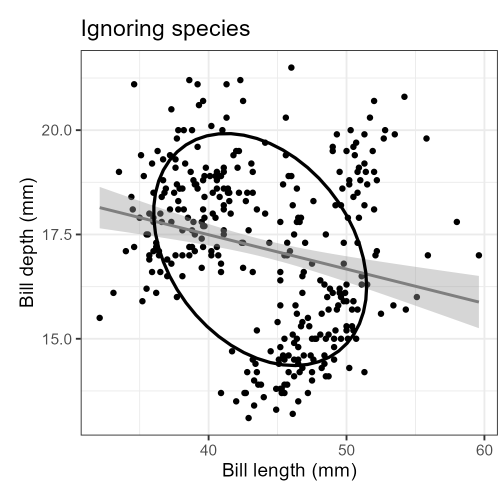
#> input picture talks/images/peng-simpsons-1-ignoring.png, 1000 x 1000 px, given in place of peng-simpsons.png, which was not available (shown at 1/2 size)
$ python peng-simpsons-split.py
#> lines starting #> are read from the running program, lines starting #| are printed output that depends on the picture; pictures that were not available may be replaced by others from this repository, and a replacement may not be noted
"""Split the three-panel Simpson's paradox figure (Fig 4.23) into one image per panel.

The panels of images/peng-simpsons.png (3000 x 1000 px, from R/penguin/penguins-simpsons.R)
each occupy an exact third of the width, so cropping at thirds gives three 1000 x 1000 images
that, placed side by side, reproduce the original. Used for a progressive reveal in the talk.

Run from the project root:  python talks/images/peng-simpsons-split.py
"""
from PIL import Image

src = Image.open("images/peng-simpsons.png")
#> src is the input picture: PIL image 1000x1000 RGB; min 0, max 255, mean 237.3
w, h = src.size
#> w = 1000; h = 1000
names = ["ignoring", "by", "within"]
for i, name in enumerate(names):
    panel = src.crop((i * w // 3, 0, (i + 1) * w // 3, h))
    out = f"talks/images/peng-simpsons-{i + 1}-{name}.png"
    panel.save(out, dpi=(200, 200))
    print(out, panel.size)
#> this loop made 3 passes
#> pass 1, `panel = src.crop((i * w // 3, 0, (i + 1) * w // 3, h))`:
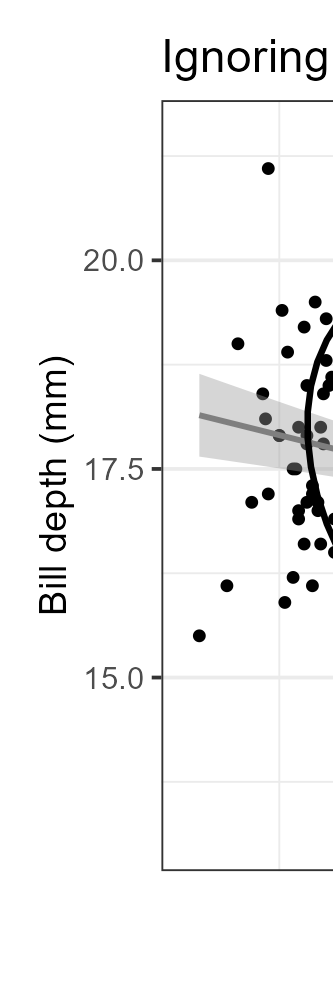
#> panel: PIL image 333x1000 RGB; min 0, max 255, mean 244.8
#> pass 2, `panel = src.crop((i * w // 3, 0, (i + 1) * w // 3, h))`:
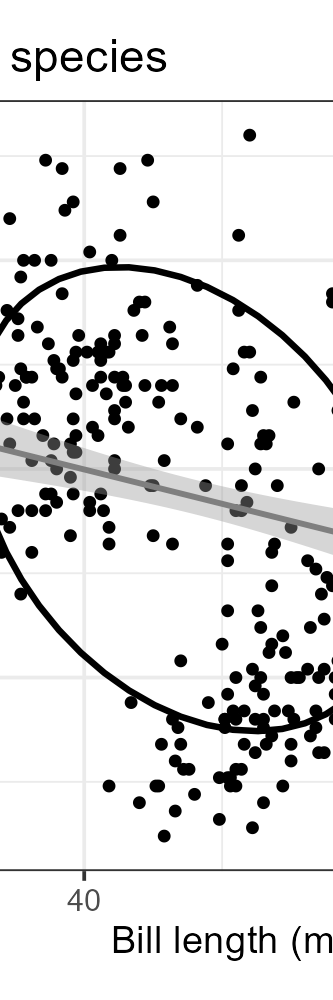
#> panel: PIL image 333x1000 RGB; min 0, max 255, mean 226.6
#> pass 3, `panel = src.crop((i * w // 3, 0, (i + 1) * w // 3, h))`:
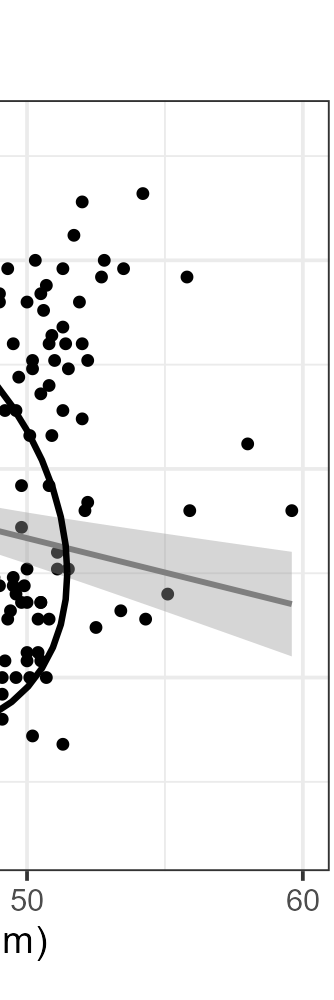
#> panel: PIL image 334x1000 RGB; min 0, max 255, mean 240.6

$ run again, on talks/images/NLSY-HE-overall.png
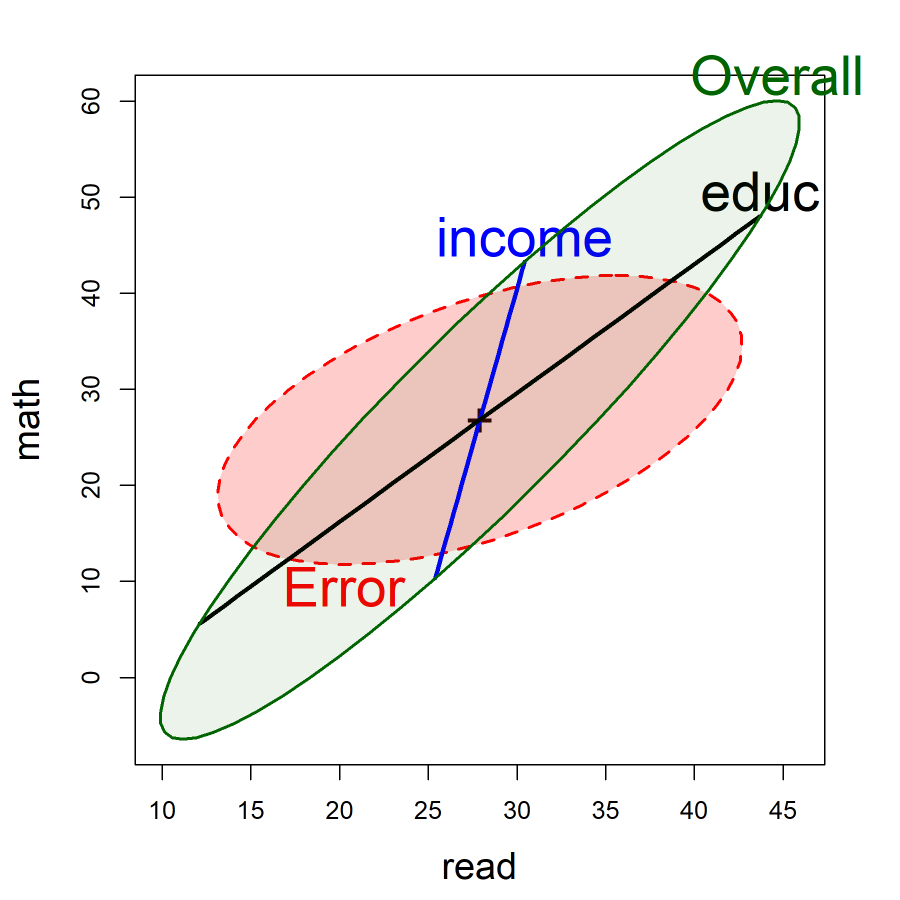
#> input picture talks/images/NLSY-HE-overall.png, 1800 x 1800 px, given in place of peng-simpsons.png, which was not available (shown at 1/2 size)
#> src is the input picture: PIL image 1800x1800 RGB; mean R, G, B 244.9, 240.2, 239.1
#> the loop `for i, name in enumerate(names):` made 3 passes
#> pass 1, `panel = src.crop((i * w // 3, 0, (i + 1) * w // 3, h))`:
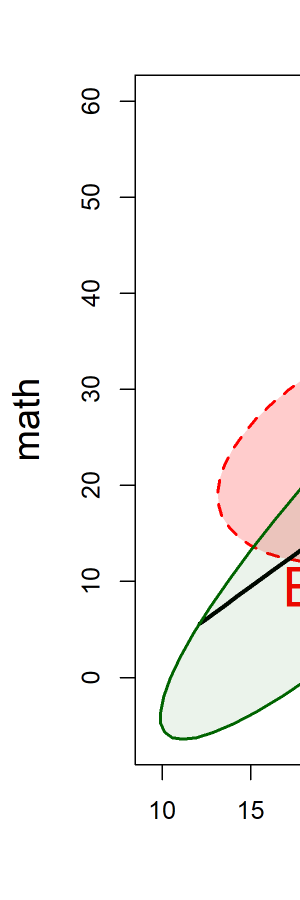
#> panel: PIL image 600x1800 RGB (shown at 1/2 size); mean R, G, B 248.4, 246.9, 245.9
#> pass 3, `panel = src.crop((i * w // 3, 0, (i + 1) * w // 3, h))`:
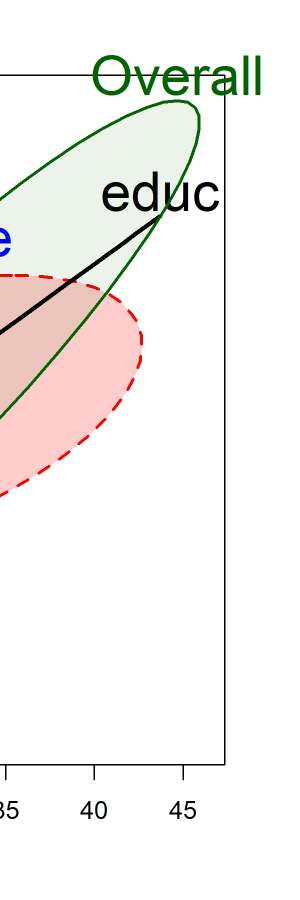
#> panel: PIL image 600x1800 RGB (shown at 1/2 size); mean R, G, B 244.8, 242.7, 240.5
